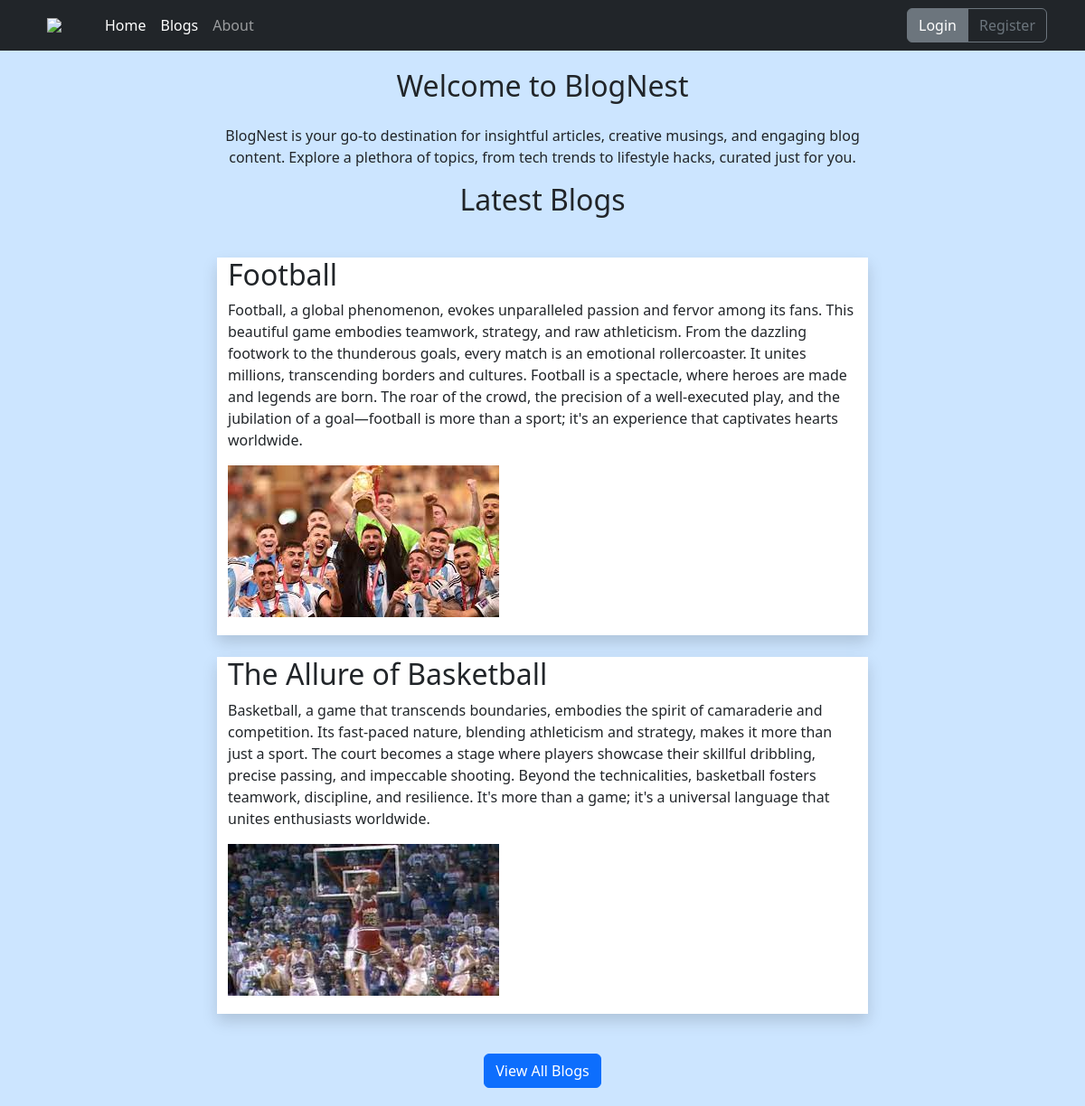
The page /home on the database its author committed.
### models.py (models this page shows)
class Blog(db.Model):
    id = db.Column(db.Integer, primary_key=True)
    title = db.Column(db.String)
    content = db.Column(db.String)
    img = db.Column(db.String)
    user = db.Column(db.String)

### routes.py (the view)
@app.route("/home")
def home():
    latest_blogs = Blog.query.order_by(Blog.id.desc()).limit(2).all()
    return render_template("home.html", latest_blogs=latest_blogs)

### templates/home.html (shortened to what this page needs)
{% extends "base.html" %}
{% block content %}
<div class="container">
    <div class="row">
        <div class="col-md-8 offset-md-2 ">
            <h2 class="text-center mb-4">Welcome to BlogNest</h2>
            <p class="text-center">
                BlogNest is your go-to destination for insightful articles, creative musings, and engaging blog content.
                Explore a plethora of topics, from tech trends to lifestyle hacks, curated just for you.
            </p>
            <h2 class="text-center mb-3">Latest Blogs</h2>
            <div class="row">
                <div class="content-container">
                    {% for blog in latest_blogs %}
                    <div class="container shadow mb-4 mt-2 blog-container">
                        <h2>{{ blog.title }}</h2>
                        <p>{{ blog.content }}</p>
                        {% if blog.img %}
                        <img src="/static/{{ blog.img }}" style="max-width: 100%; margin-bottom: 20px;">
                        {% endif %}
                    </div>
                    {% endfor %}
                </div>
            </div>
            <div class="text-center ">
                <a href="/" class="btn btn-primary">View All Blogs</a>
            </div>
        </div>
    </div>
</div>
{% endblock %}

### templates/base.html (style rules this page uses)
body { background-color: #CCE5FF; margin: 0; padding: 0; }
.content-container { padding: 20px; }

### templates/home.html (style rules this page uses)
.blog-container { background-color: white; }

### rows shown on the page
Blog: title "Football", content "Football, a global phenomenon, evokes unparalleled passion and fervor among its fans. This beautiful game embodies teamwork, strategy, and raw athleticism. From the dazzling footwork to the thunderous goals, every match is an emotional rollercoaster. It unites millions, transcending borders and cultures. Football is a spectacle, where heroes are made and legends are born. The roar of the crowd, the precision of a well-executed play, and the jubilation of a goal—football is more than a sport; it's an experience that captivates hearts worldwide.", img (picture)
Blog: title "The Allure of Basketball", content "Basketball, a game that transcends boundaries, embodies the spirit of camaraderie and competition. Its fast-paced nature, blending athleticism and strategy, makes it more than just a sport. The court becomes a stage where players showcase their skillful dribbling, precise passing, and impeccable shooting. Beyond the technicalities, basketball fosters teamwork, discipline, and resilience. It's more than a game; it's a universal language that unites enthusiasts worldwide.", img (picture)
